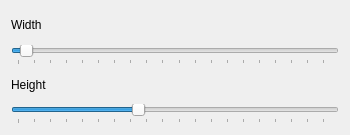
<?xml version="1.0" encoding="UTF-8"?>
<ui version="4.0">
 <class>CreateMarkers</class>
 <widget class="QDialog" name="CreateMarkers">
  <property name="geometry">
   <rect>
    <x>0</x>
    <y>0</y>
    <width>350</width>
    <height>135</height>
   </rect>
  </property>
  <property name="sizePolicy">
   <sizepolicy hsizetype="Fixed" vsizetype="Fixed">
    <horstretch>0</horstretch>
    <verstretch>0</verstretch>
   </sizepolicy>
  </property>
  <property name="windowTitle">
   <string>Dialog</string>
  </property>
  <layout class="QGridLayout" name="gridLayout">
   <item row="0" column="0">
    <layout class="QVBoxLayout" name="verticalLayout">
     <item>
      <widget class="QLabel" name="label">
       <property name="text">
        <string>Width</string>
       </property>
      </widget>
     </item>
     <item>
      <widget class="QSlider" name="widthSlider">
       <property name="minimum">
        <number>5</number>
       </property>
       <property name="maximum">
        <number>200</number>
       </property>
       <property name="value">
        <number>10</number>
       </property>
       <property name="orientation">
        <enum>Qt::Horizontal</enum>
       </property>
       <property name="tickPosition">
        <enum>QSlider::TicksBelow</enum>
       </property>
      </widget>
     </item>
     <item>
      <widget class="QLabel" name="label_2">
       <property name="text">
        <string>Height</string>
       </property>
      </widget>
     </item>
     <item>
      <widget class="QSlider" name="heightSlider">
       <property name="minimum">
        <number>5</number>
       </property>
       <property name="maximum">
        <number>200</number>
       </property>
       <property name="value">
        <number>80</number>
       </property>
       <property name="orientation">
        <enum>Qt::Horizontal</enum>
       </property>
       <property name="tickPosition">
        <enum>QSlider::TicksBelow</enum>
       </property>
      </widget>
     </item>
    </layout>
   </item>
  </layout>
 </widget>
 <resources/>
 <connections/>
</ui>
